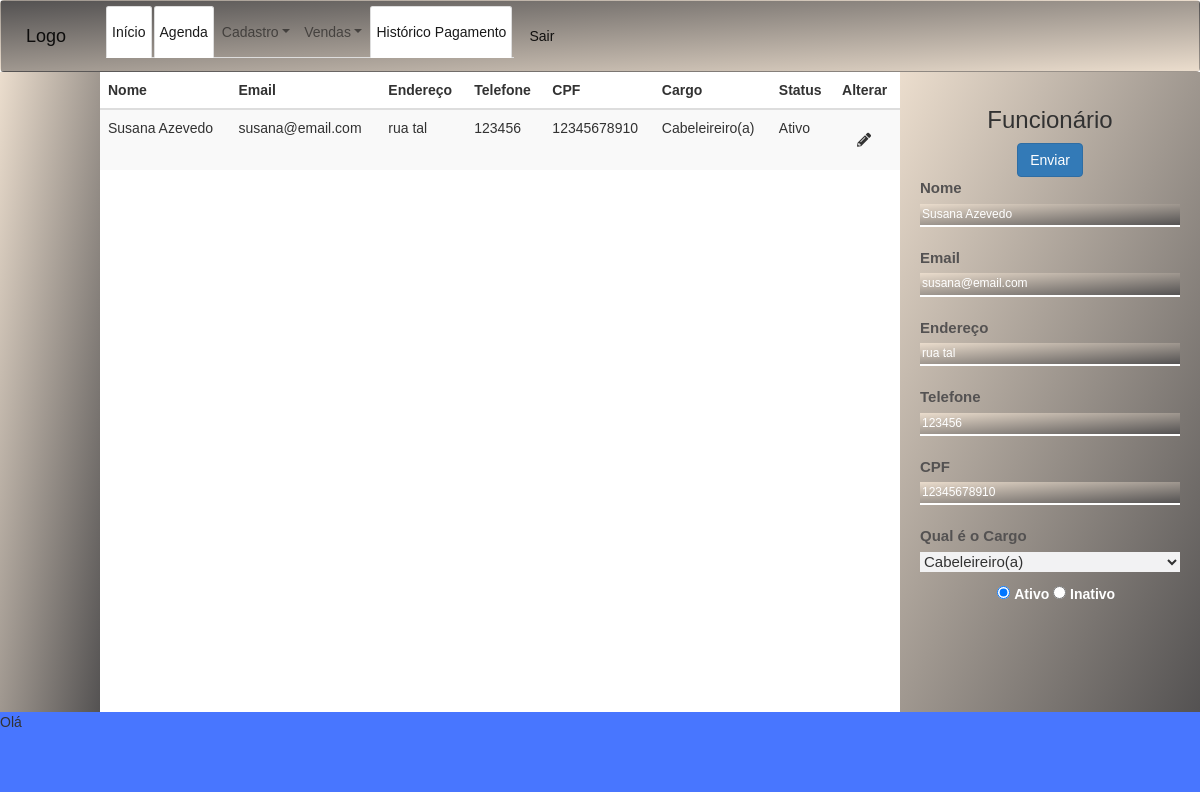
The app's page /alterar_funcionario/1 (signed in), older data.
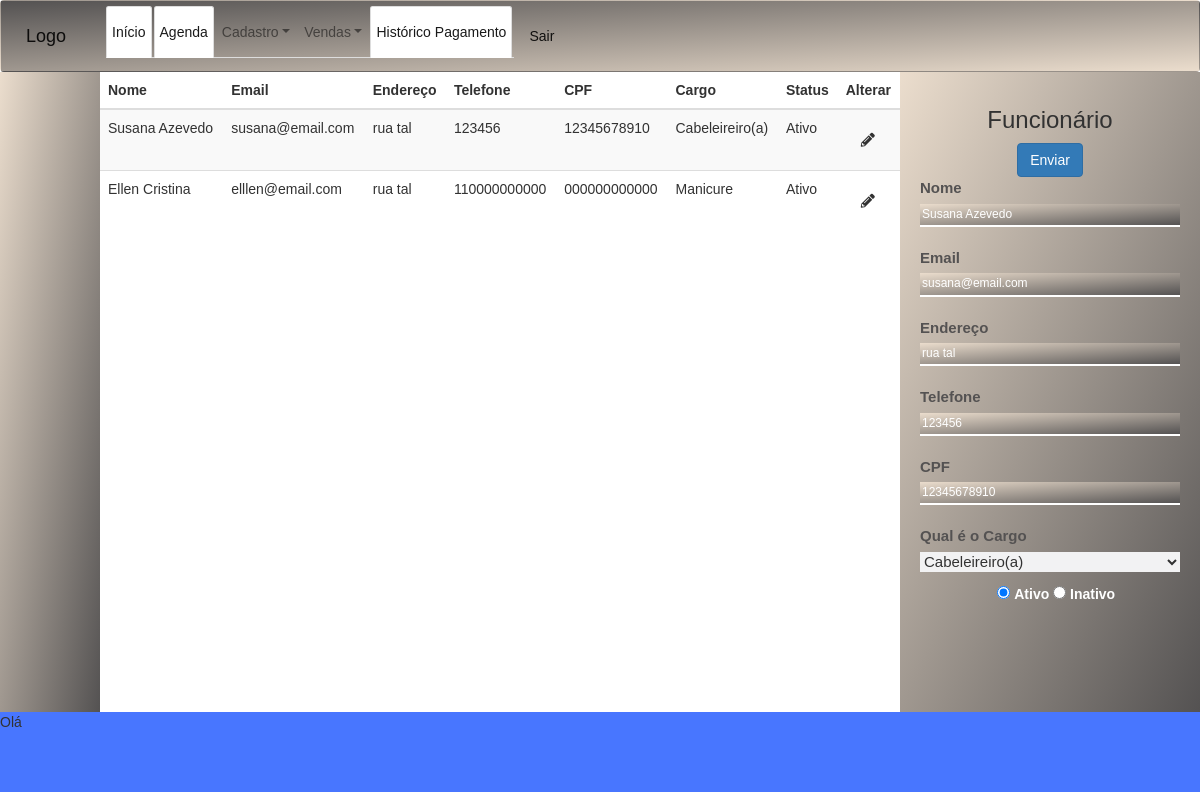
The same page, newer data.
### tables this page shows
CREATE TABLE funcionario (
    id_funcionario INTEGER PRIMARY KEY AUTOINCREMENT,
    id_cargo INTEGER NOT NULL,
    nome VARCHAR(50) NOT NULL,
    cpf VARCHAR(14) NOT NULL,
    email VARCHAR(50) NOT NULL,
    endereco VARCHAR(50) NOT NULL,
    telefone VARCHAR(12) NOT NULL,
    status VARCHAR(7) NOT NULL,
    UNIQUE(email),
    FOREIGN KEY (id_cargo) REFERENCES cargo(id_cargo)
);

CREATE TABLE cargo (
    id_cargo INTEGER PRIMARY KEY AUTOINCREMENT,
    nome_cargo VARCHAR(50) NOT NULL
);

### app.py (the view)
@app.route("/alterar_funcionario/<int:id_funcionario>", methods = ["GET"])
def alterar_funcionario_api(id_funcionario):
    logado = autenticar_login()
    if logado is None:
        return redirect("/")
    funcionario = db_consultar_funcionario(id_funcionario)
    cargos = db_listar_cargo()
    lista2 = db_historico_funcionario()
    if agendamento is None:
        return render_template("meu_agendamento.html", mensagem = f"Esse cliente não existe."), 404
    return render_template("alterar-funcionario.html",  funcionario = funcionario, cargos = cargos, funci = lista2)

### app.py (called while the page is built)
def autenticar_login():
    login = request.cookies.get("login", "")
    senha = request.cookies.get("senha", "")
    return db_fazer_login_admin(login, senha)

def row_to_dict(description, row):
    if row is None: return None
    d = {}
    for i in range(0, len(row)):
        d[description[i][0]] = row[i]
    return d

def rows_to_dict(description, rows):
    result = []
    for row in rows:
        result.append(row_to_dict(description, row))
    return result

def conectar():
    return sqlite3.connect('agenda.db')

def db_fazer_login_admin(email, senha):
    with closing(conectar()) as con, closing(con.cursor()) as cur:
        cur.execute("SELECT email, senha, nome FROM tb_admin WHERE email = ? AND senha = ?", [email, senha])
        return row_to_dict(cur.description, cur.fetchone())

def db_historico_funcionario():
    with closing(conectar()) as con, closing(con.cursor()) as cur:
        cur.execute("SELECT f.id_funcionario, f.nome, f.email, f.endereco, f.telefone, f.cpf, cg.nome_cargo, f.status FROM funcionario AS f inner join cargo As cg ON f.id_cargo = cg.id_cargo")
        return rows_to_dict(cur.description, cur.fetchall())

### templates/alterar-funcionario.html (shortened to what this page needs)
{%extends 'base_admin.html'%}
 {% block head%} {{super()}}
<link rel="stylesheet" type="text/css" href="/static/css/style-cad_funcionario.css">
<link rel="stylesheet" href="https://pro.fontawesome.com/releases/v5.10.0/css/all.css"/>
{% endblock head%}
{% block content %}
<table class="table table-striped">
  <thead>
      <tr>
          <th>Nome</th>
          <th>Email</th>
          <th>Endereço</th>
          <th>Telefone</th>
          <th>CPF</th>
          <th>Cargo</th>
          <th>Status</th>
          <th>Alterar</th>
      </tr>
  </thead>
  <tbody >
      {% for f in funci %}
      <tr>
          <td >{{f.nome}}</td>
          <td>{{f.email}}</td>
          <td>{{f.endereco}}</td>
          <td>{{f.telefone}}</td>
          <td>{{f.cpf}}</td>
          <td>{{f.nome_cargo}}</td>
          <td>{{f.status}}</td>
          <td><a href="/alterar_funcionario/{{f.id_funcionario}}"><i class="fas fa-pencil-alt"></i></a>
          </td>
      </tr>
  {% endfor %}
  </tbody>
</table>
{% endblock content %}
{% block formularios %}
  <div class="formulario">
      <form action="/edicao_funcionario/{{funcionario['id_funcionario']}}" method="POST" class="text-center form-contato" class="was-validated">
          <h3 class=" ">Funcionário</h3>
          <button type="submit" class="btn btn-primary">Enviar</button>
          <label for="id_nome" class="form-label">Nome</label>
          <input type="text" id="id_nome" placeholder="Nome*" autocomplete="off" required autofocus class="input-fun" name="nome" value = "{{funcionario['nome']}}">
          <label for="id_email" class="form-label">Email</label>
          <input type="email" id="id_email" placeholder="Email*" autocomplete="off" required autofocus class="input-fun" name="email" value = "{{funcionario['email']}}">
          <label for="id_endereco" class="form-label">Endereço</label>
          <input type="text" id="id_endereco" placeholder="Endereço* " autocomplete="off" required autofocus class="input-fun" name="endereco"value = "{{funcionario['endereco']}}">
          <label for="id_telefone" class="form-label">Telefone</label>
          <input type="tel" id="id_telefone" placeholder="Telefone* " autocomplete="off" required autofocus class="input-fun" name="telefone" value = "{{funcionario['telefone']}}">
          <label for="id_cpf" class="form-label">CPF</label>
          <input type="text" id="id_cpf" placeholder="CPF* " autocomplete="off" required autofocus class="input-fun" name="cpf" value = "{{funcionario['cpf']}}">
          <div class="mb-3">
              <label for="id_cargo" class="form-label">Qual é o Cargo </label>
              <select name="id_cargo" id="id_cargo">
                  {% for c in cargos %}
                      <option value="{{c['id_cargo']}}"{% if c['id_cargo'] == funcionario['id_cargo'] %}selected="selected"{% endif %}>{{c['nome_cargo']}}</option>
                  {% endfor %}
              </select>
          </div>
          <div class="form-check">
              <input type="radio" id="id_status" name="status" checked="yes" value="Ativo">
              <label class="form-check-label" for="exampleRadios1">
                Ativo
              </label>
              <input type="radio" id="id_status" name="status" value="Inativo">
              <label class="form-check-label" for="exampleRadios1">
                Inativo
              </label>
          </div>
      </form>
  </div>
{% endblock formularios %}

Row changes from the older to the newer data that the page shows:
added funcionario: nome "Ellen Cristina", email "elllen@email.com", endereco "rua tal", telefone "110000000000", cpf "000000000000", nome_cargo "Manicure", status "Ativo"
